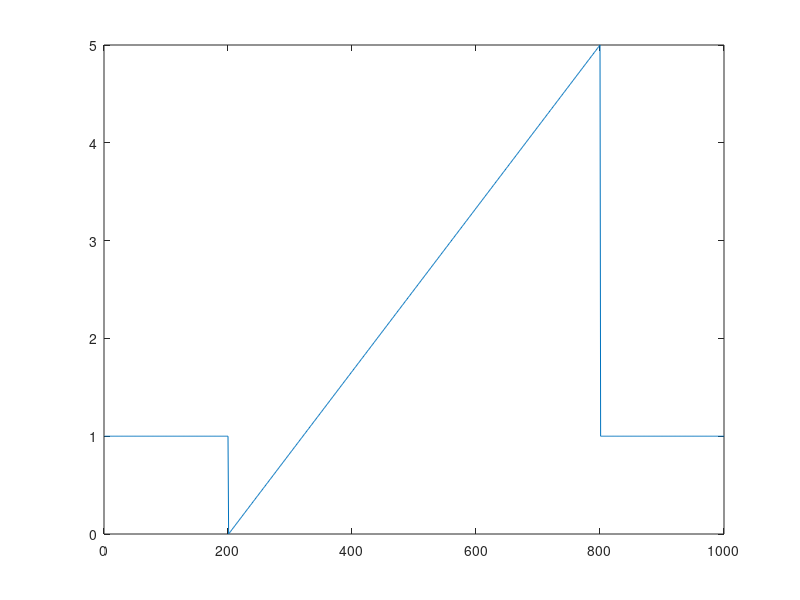

Write the MATLAB code that produced this figure. (Note: this script raises an error after producing the figure.)
function tvmDemo
% tvmDemo - demonstrate tvm propoerties
%% TV IRF
%%Generate an TV IRF
figNum=0;
disp ('tvIRF identification');
disp('Generate TV IRF');
gain=ones(200,1);
gain=cat(1,gain,linspace(0,5,600)');
gain=cat(1,gain, ones(200,1));
plot(gain)
tvI={};
 for i=1:1000,
     tvTemp=irf2(irf,'g',gain(i));
     tvI{i}=tvTemp;
 end
 TVirf=tvm;
set(TVirf,'elements',tvI,'tvStart',0,'tvIncr',.01);
figNum=figNum+1; figure(figNum);clf;
plot(TVirf); title('Simuulated TV IRF'); 
%% simulate TV responses
disp('Simulate at TV Response');
x=randn(1000,1,200);
X=nldat(x,'domainIncr',.01);
Y=nlsim(TVirf,X);
Z=cat(2,X,Y); 
set(Z,'chanNames',{ 'Input' 'OutPut'},'comment','Simulated TV trial');
figNum=figNum+1; figure(figNum);clf;

plot(Z);

%% Estimate a TI IRF
disp('TI IRF');
figNum=figNum+1; figure(figNum);clf;
I=irf;
set(I,'nLags',100);
tiIRF=nlident(I,Z);
[R,V,yp]=nlid_resid(tiIRF,Z);
figNum=figNum+1; figure(figNum);clf;
subplot (2,1,1);
plot(V);
title('TI IRF VAF');
xlabel('Realization');
subplot (2,1,2);
plot(R);
title('TI Residuals');
xlabel('Time (s)');



%% Estimate a TV IRF using ensemble method 
disp('TV IRF Ensemble method');
tvIRFensemble = tvm;
set(tvIRFensemble,'tvIdentMethod','ensemble'); 
tvIRFensemble=nlident(tvIRFensemble, Z, I);
figNum=figNum+1; figure(figNum);clf;

plot(tvIRFensemble);
figNum=figNum+1; figure(figNum);clf;

title('TV IRF ensemble estimate');
figNum=figNum+1; figure(figNum);clf;

tvResid(tvIRFensemble,Z);


%% Estimate a TV IRF using basis expansion 
disp('Estimate a TV IRF using basis expansion') 
tvIRFbasis = tvm;
set(tvIRFbasis,'tvIdentMethod','basisexpansion'); 
BF=polynom;
set(BF,'polyType','B_spline','polyOrder',10, 'polyRange',[ 0 10],'B_spline_SD',1);
nodeLocations = .5:1:10;
set(BF,'polyCoef',nodeLocations(:));
t=domain(Z);
BF1=basisfunction(BF,t); 
plot(BF1); 
figNum=figNum+1; figure(figNum);clf;
tvIRFbasis=nlident(tvIRFbasis, Z(:,:,1:50), I,BF,'periodic','yes','method','Bayes');
figNum=figNum+1; figure(figNum);clf;

plot(tvIRFbasis);
title('TV IRF basic function  estimate');
figNum=figNum+1; figure(figNum);clf;
tvResid(tvIRFbasis,Z);
subplot (3,1,1); title('Residuals for TV IRF Basis Function Estimate');


%% TV Polynomial
disp('TV polynomial demo');
% Generate a TV Polynomial
p=polynom('polyType','power','polyOrder',2,'polyOrderMax',3)
PI=[];
coef=[ 0 1 1];
for i=1:1000,
    coef(2)=1+gain(i);
     pTemp=set(p,'polyCoef',coef);
     PI{i}=pTemp;
end
 TVpoly=tvm;
 set(TVpoly,'elements',PI,'tvIncr',X.domainIncr);
figNum=figNum+1; figure(figNum);clf;

 plot(TVpoly);
 title('TV Polyomial'); 
 % Simulate response to TV polynomial
Ypoly=nlsim(TVpoly,X);
Zpoly=cat(2,X,Ypoly); 
figNum=figNum+1; figure(figNum);clf;
plot(Zpoly);
title('Simulated TV polynmial response'); 


% Identify a TV polynomial
TVpolyIdent=nlident(tvm,Zpoly,p);
figNum=figNum+1; figure(figNum);clf;
plot(TVpolyIdent);
title('Estimated TV Polynomial'); 
%
simY=nlsim(TVpolyIdent,X);
figNum=figNum+1; figure(figNum);clf;
subplot(3,1,1);
plot(Y);
title('Output');
subplot (3,1,2);
plot (simY);
title('Estimated Output');
subplot(3,1,3);
plot(Y-simY);
title('Residuals');
%% TV Hammerstein Identification - ensemble method
disp('TV Hammerstein  - In progres');
polyElements=TVpoly.elements;
irfElements=TVirf.elements;
nElements=length(polyElements);
NLBL=nlbl;

for i=1:1000,
    set(NLBL,'elements',{polyElements{i} irfElements{i}});
    nlblElements{i}=NLBL;
end
TVnlbl=tvm;
set(TVnlbl,'elements',nlblElements,'tvStart',0,'tvIncr',.01);
y1=nlsim(TVirf,Ypoly);

yNLBL=nlsim(TVnlbl,X);

Znlbl=cat(2,X,yNLBL); 
figNum=figNum+1; figure(figNum);clf;
plot(simNLBL)


TVnlblIdent=nlident(tvm,Zpoly,NLBL);
yPre=nlsim(TVnlblIdent, X);












   